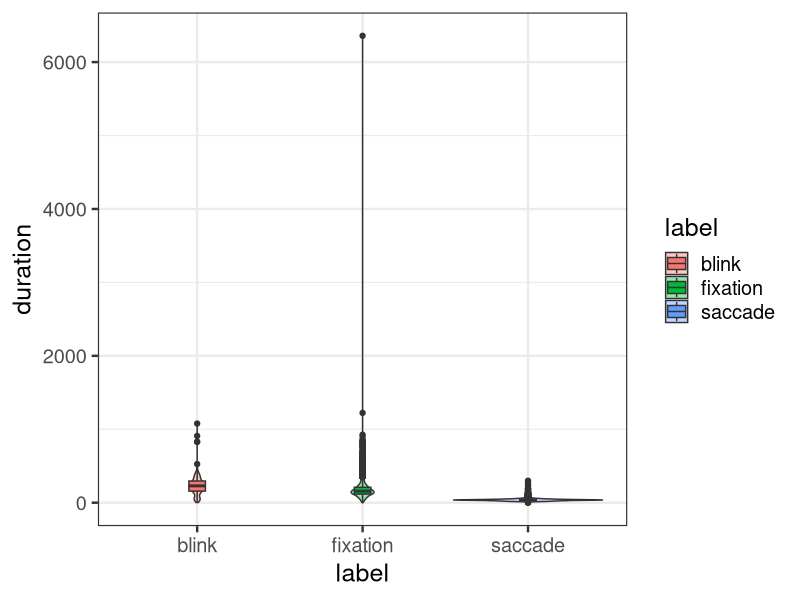

The R source for this figure:
## ---- chunk 1
knitr::opts_chunk$set(echo = TRUE)

library(readr)
library(here)
library(tidyverse)
## ---- chunk 2

dat <- read_csv(here("data/manual_labels", "webdata_manual_labels.csv"))

n_before_blinks<- nrow(dat)

# Clean data:
dat<- subset(dat,conf>0 & el_pupil>0)# remove blinks:

n_after_blinks<- nrow(dat)

blink_loss<- n_after_blinks/ n_before_blinks

labels<- read_csv(here("data", "manual_ground_truth.csv"))

n_fixations<- length(which(labels$label=="fixation"))
n_saccades<- length(which(labels$label=="saccade"))
n_pso<- length(which(labels$label=="pso"))
n_unclear<- length(which(labels$label=="unclear"))

## ---- chunk 3
labels %>% 
  filter(label!= 'pso'& label!= 'unclear')%>%
  group_by(label)%>%
  ggplot(aes(x= label, y= duration, fill= label))+
  geom_violin(alpha= 0.4)+
  geom_boxplot(width= 0.1)+
  #facet_wrap(~label, scales = "free_y")+
  theme_bw(18)
